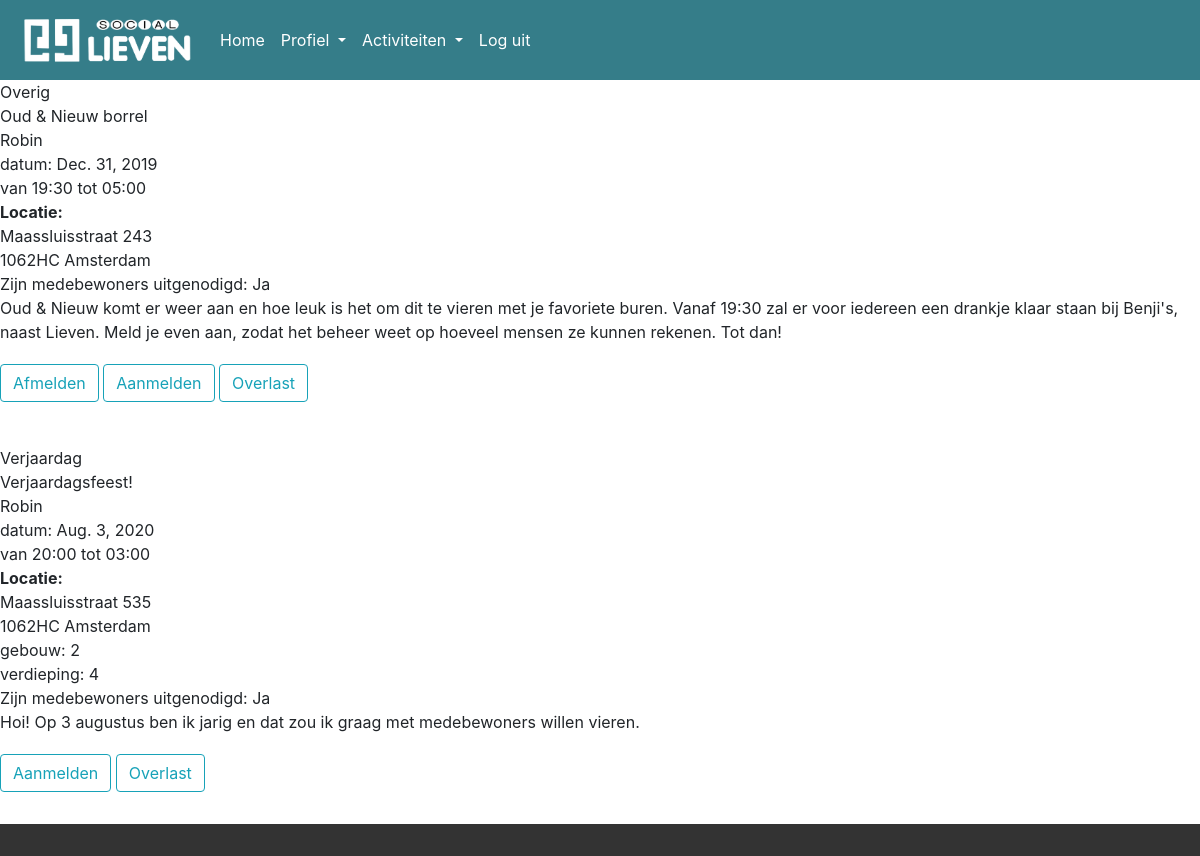
Screenshot of /activiteiten (signed in) with the database file from the repository.
### socialieven/models.py (models this page shows, shortened)
class Activiteit(models.Model):
    name = models.CharField(max_length=128, null=True)
    gebruiker = models.ForeignKey(CustomUser, on_delete=models.CASCADE)
    datum = models.DateField(null=True)
    starttijd = models.CharField(max_length=5, null=True)
    eindtijd = models.CharField(max_length=5, null=True)
    straat = models.CharField(max_length=64, null=True)
    huisnummer = models.IntegerField(null=True)
    postcode = models.CharField(max_length=6, null=True)
    plaats = models.CharField(max_length=64, null=True)
    gebouw = models.IntegerField(blank=True, null=True)
    verdieping = models.IntegerField(blank=True, null=True)
    categorie = models.CharField(max_length=64, null=True)
    uitgenodigd = models.BooleanField(null=True)
    beschrijving = models.CharField(max_length=2048, null=True)
    class Meta:
        ordering = ['datum', 'starttijd']

class Aanmelding(models.Model):
    activiteit = models.ForeignKey(Activiteit, on_delete=models.CASCADE)
    gebruiker = models.ForeignKey(CustomUser, on_delete=models.CASCADE)
    class Meta:
        ordering = ['activiteit']

### users/models.py (models this page shows, shortened)
class CustomUser(AbstractUser):
    geboortedatum = models.CharField(max_length=10, null=True)
    straat = models.CharField(max_length=64, null=True)
    huisnummer = models.IntegerField(null=True)
    postcode = models.CharField(max_length=6, null=True)
    woonplaats = models.CharField(max_length=64, null=True)
    gebouw = models.IntegerField(null=True)
    verdieping = models.IntegerField(null=True)

### socialieven/views.py (the view)
# urls.py: path('activiteiten', views.activiteiten, name='activiteiten'),
def activiteiten(request):
    if not request.user.is_authenticated:
        context = {
            "loggedin": False
        }
        return render(request, "users/index.html", context)
    context = {
        "activiteiten": Activiteit.objects.all(),
        "aanmeldingen": Aanmelding.objects.filter(gebruiker=request.user),
        "loggedin": True
    }
    return render(request, "users/activiteiten.html", context)

### socialieven/templates/users/activiteiten.html (shortened to what this page needs)
{% extends "users/base.html" %}
{% block body %}
{% for activiteit in activiteiten %}
<div>
    <div>{{ activiteit.categorie }}</div>
    <div>{{ activiteit.name }}</div>
    <div>{{ activiteit.gebruiker.first_name }}</div>
    <div>datum: {{ activiteit.datum }}</div>
    <div>van {{ activiteit.starttijd }} tot {{ activiteit.eindtijd }}</div>
    <div><b>Locatie:</b></div>
    <div>{{ activiteit.straat }} {{ activiteit.huisnummer }}</div>
    <div>{{ activiteit.postcode }} {{ activiteit.plaats }}</div>
    {% if activiteit.gebouw %}
    <div>gebouw: {{ activiteit.gebouw }}</div>
    {% endif %}
    {% if activiteit.verdieping %}
    <div>verdieping: {{ activiteit.verdieping }}</div>
    {% endif %}
    <div>Zijn medebewoners uitgenodigd:
    {% if activiteit.uitgenodigd == True %}
    Ja
    {% endif %}
    </div>
    <div>{{ activiteit.beschrijving }}</div>
    {% for aanmelding in aanmeldingen %}
        {% if activiteit == aanmelding.activiteit %}
        <a class="btn btn-outline-info" href="{% url 'afmelden' activiteit.id %}" role="button">Afmelden</a>
        {% endif %}
    {% endfor %}
    <a class="btn btn-outline-info" href="{% url 'aanmelden' activiteit.id %}" role="button">Aanmelden</a>
    <a class="btn btn-outline-info" href="{% url 'overlast' activiteit.id %}" role="button">Overlast</a>
</div>
<br>
{% endfor %}
{% endblock %}

### socialieven/static/stylesheet.css (style rules this page uses)
body { background-image: url(../../../static/background.jpg); -webkit-background-size: cover; background-size: cover; background-repeat: no-repeat; background-attachment: fixed; background-position: center top; height: 100vh; }

### rows the page displays
Activiteit: categorie "Overig", name "Oud & Nieuw borrel", gebruiker.first_name "Robin", datum "Dec. 31, 2019", starttijd "19:30", eindtijd "05:00", straat "Maassluisstraat", huisnummer "243", postcode "1062HC", plaats "Amsterdam", uitgenodigd "Ja", beschrijving "Oud & Nieuw komt er weer aan en hoe leuk is het om dit te vieren met je favoriete buren. Vanaf 19:30 zal er voor iedereen een drankje klaar staan bij Benji's, naast Lieven. Meld je even aan, zodat het beheer weet op hoeveel mensen ze kunnen rekenen. Tot dan!"
Aanmelding: shows "Afmelden"
Activiteit: categorie "Verjaardag", name "Verjaardagsfeest!", gebruiker.first_name "Robin", datum "Aug. 3, 2020", starttijd "20:00", eindtijd "03:00", straat "Maassluisstraat", huisnummer "535", postcode "1062HC", plaats "Amsterdam", gebouw "2", verdieping "4", uitgenodigd "Ja", beschrijving "Hoi! Op 3 augustus ben ik jarig en dat zou ik graag met medebewoners willen vieren."
